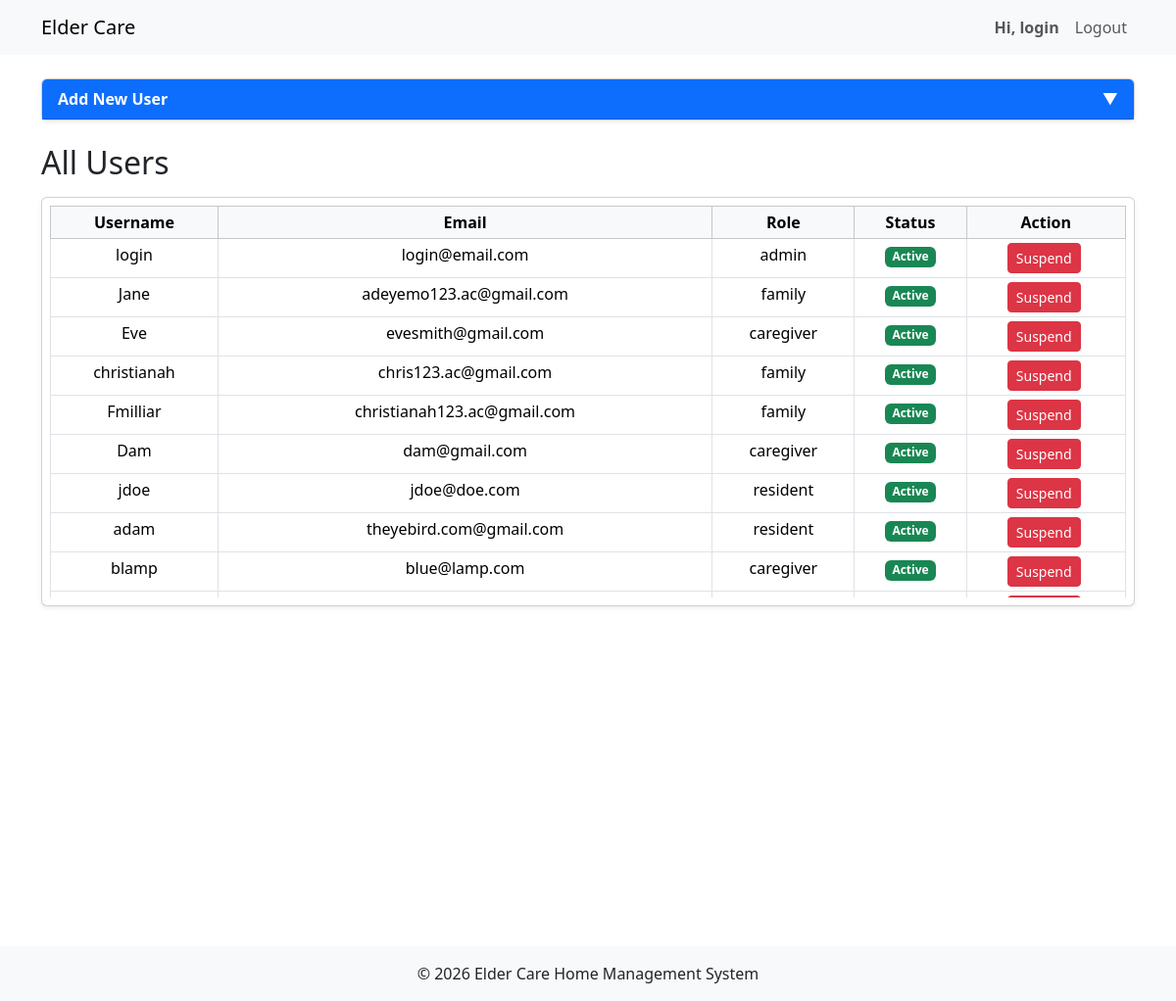
Screenshot of /admin/manage_users.php (signed in) with the database file from the repository.
### tables this page shows
CREATE TABLE `users` (
  `user_id` int(11) NOT NULL,
  `username` varchar(20) NOT NULL,
  `email` text NOT NULL,
  `password_hash` text NOT NULL,
  `role` enum('admin','family','caregiver','resident') NOT NULL DEFAULT 'family',
  `is_verified` tinyint(4) UNSIGNED NOT NULL DEFAULT 0,
  `created_at` timestamp NOT NULL DEFAULT current_timestamp()
);

### admin/manage_users.php (the view, shortened to what this page needs)
<?php
include '../includes/header.php';
$stmt = $conn->query("
SELECT u.user_id,u.username,u.email,u.role,COALESCE(us.status,'active') as status
FROM users u
LEFT JOIN user_status us ON u.user_id=us.user_id
");
$users = $stmt->fetchAll();
?>
<div class="container py-4">
<div class="card shadow-sm mb-4">
<div class="card-header d-flex justify-content-between align-items-center bg-primary text-white" style="cursor:pointer;" id="addUserHeader">
    <strong>Add New User</strong>
    <span id="toggleIcon" style="transition: transform 0.3s;">▼</span>
</div>
</div>
<h2 class="mb-3">All Users</h2>
<div class="card shadow-sm p-2">
<div style="max-height:400px; overflow-y:auto;">
<table class="table table-bordered text-center table-sm mb-0">
<thead class="table-light sticky-top">
<tr>
<th>Username</th>
<th>Email</th>
<th>Role</th>
<th>Status</th>
<th>Action</th>
</tr>
</thead>
<tbody>
<?php foreach($users as $u): ?>
<tr class="<?= $u['status']==='suspended'?'table-secondary':'' ?>">
<td><?= htmlspecialchars($u['username']) ?></td>
<td><?= htmlspecialchars($u['email']) ?></td>
<td><?= htmlspecialchars($u['role']) ?></td>
<td><span class="badge <?= $u['status']==='active'?'bg-success':'bg-danger' ?>"><?= ucfirst($u['status']) ?></span></td>
<td>
<form method="POST" style="display:inline-block;">
<button type="submit" name="toggle_status" class="btn btn-sm <?= $u['status']==='active'?'btn-danger':'btn-success' ?>"><?= $u['status']==='active'?'Suspend':'Unsuspend' ?></button>
</form>
</td>
</tr>
<?php endforeach; ?>
</tbody>
</table>
</div>
</div>
<?php include '../includes/footer.php'; ?>

### rows the page displays
users: username "login", email "login@email.com", role "admin", status "Active", shows "Suspend"
users: username "Jane", email "adeyemo123.ac@gmail.com", role "family", status "Active", shows "Suspend"
users: username "Eve", email "evesmith@gmail.com", role "caregiver", status "Active", shows "Suspend"
users: username "christianah", email "chris123.ac@gmail.com", role "family", status "Active", shows "Suspend"
users: username "Fmilliar", email "christianah123.ac@gmail.com", role "family", status "Active", shows "Suspend"
users: username "Dam", email "dam@gmail.com", role "caregiver", status "Active", shows "Suspend"
users: username "jdoe", email "jdoe@doe.com", role "resident", status "Active", shows "Suspend"
users: username "adam", email "theyebird.com@gmail.com", role "resident", status "Active", shows "Suspend"
users: username "blamp", email "blue@lamp.com", role "caregiver", status "Active", shows "Suspend"

### other values shown
$username "login"
